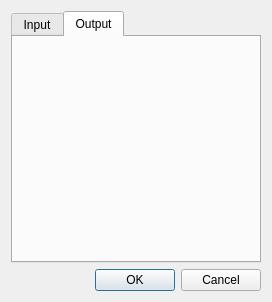
<ui version="4.0" >
 <class>ConnectionsClass</class>
 <widget class="QDialog" name="ConnectionsClass" >
  <property name="geometry" >
   <rect>
    <x>0</x>
    <y>0</y>
    <width>272</width>
    <height>302</height>
   </rect>
  </property>
  <property name="windowTitle" >
   <string>Connections</string>
  </property>
  <layout class="QVBoxLayout" >
   <item>
    <widget class="QTabWidget" name="tabWidget" >
     <property name="currentIndex" >
      <number>1</number>
     </property>
     <widget class="QWidget" name="tabInput" >
      <attribute name="title" >
       <string>Input</string>
      </attribute>
      <layout class="QVBoxLayout" />
     </widget>
     <widget class="QWidget" name="tabOutput" >
      <attribute name="title" >
       <string>Output</string>
      </attribute>
      <layout class="QVBoxLayout" />
     </widget>
    </widget>
   </item>
   <item>
    <widget class="QDialogButtonBox" name="buttonBox" >
     <property name="orientation" >
      <enum>Qt::Horizontal</enum>
     </property>
     <property name="standardButtons" >
      <set>QDialogButtonBox::Cancel|QDialogButtonBox::NoButton|QDialogButtonBox::Ok</set>
     </property>
    </widget>
   </item>
  </layout>
 </widget>
 <layoutdefault spacing="6" margin="11" />
 <resources/>
 <connections>
  <connection>
   <sender>buttonBox</sender>
   <signal>accepted()</signal>
   <receiver>ConnectionsClass</receiver>
   <slot>accept()</slot>
   <hints>
    <hint type="sourcelabel" >
     <x>264</x>
     <y>303</y>
    </hint>
    <hint type="destinationlabel" >
     <x>283</x>
     <y>112</y>
    </hint>
   </hints>
  </connection>
  <connection>
   <sender>buttonBox</sender>
   <signal>rejected()</signal>
   <receiver>ConnectionsClass</receiver>
   <slot>reject()</slot>
   <hints>
    <hint type="sourcelabel" >
     <x>65</x>
     <y>303</y>
    </hint>
    <hint type="destinationlabel" >
     <x>93</x>
     <y>74</y>
    </hint>
   </hints>
  </connection>
 </connections>
</ui>
